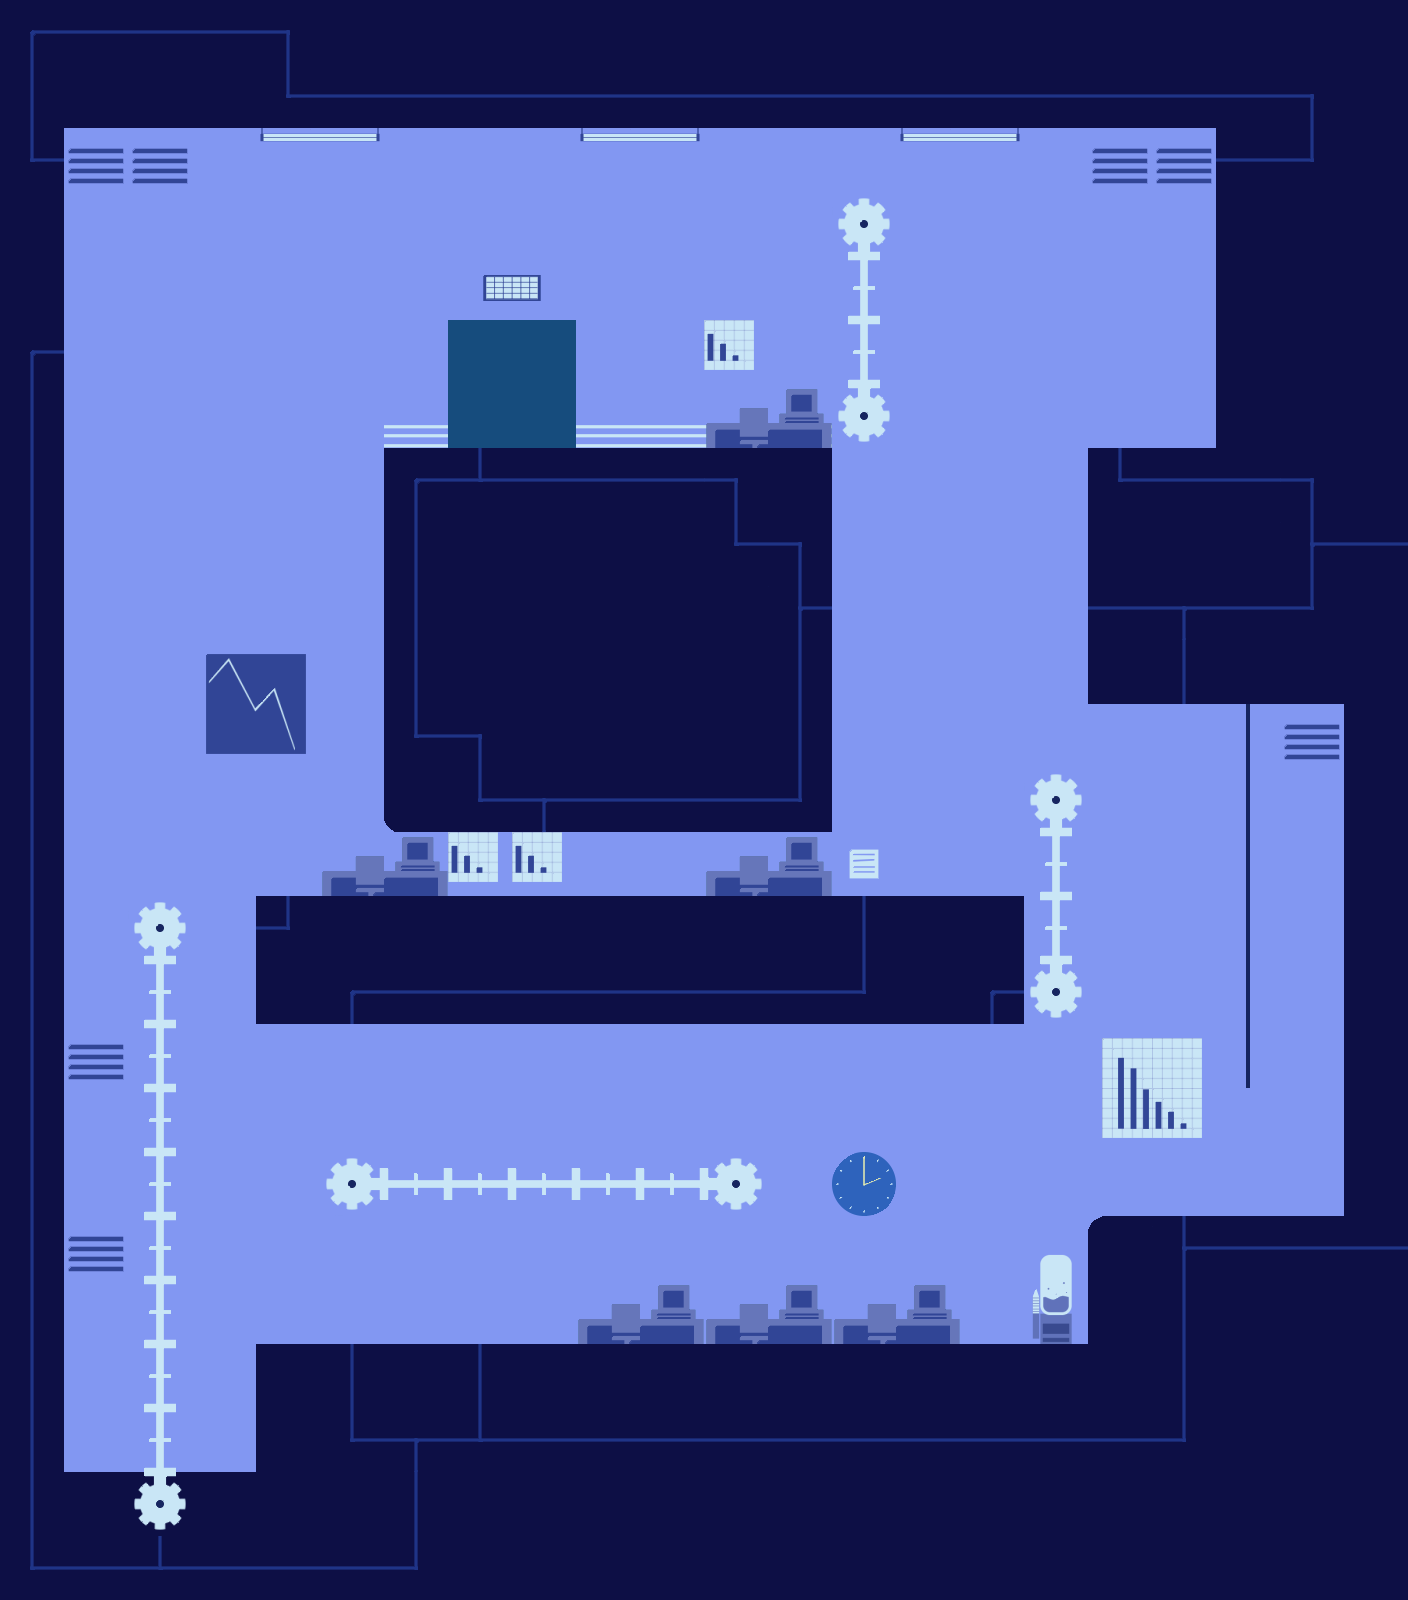

A level layout from a 2D game, rendered from its tile map. Below: a short description, then the map file with tile-grid data replaced by summaries:
An orthogonal 22x25 tile map with 64x64 px tiles, 9 tile layers (Capa de patrones 1, azul, negro, engranajes, ...).

<map version="1.0" orientation="orthogonal" width="22" height="25" tilewidth="64" tileheight="64">
 <tileset firstgid="1" name="tiles01" tilewidth="64" tileheight="64">
  <image source="tiles03.png" width="896" height="256" />
 </tileset>
 <layer name="Capa de patrones 1" width="22" height="25">
  <data>[550 cells, 0 non-empty, 0 distinct tile ids]</data>
 </layer>
 <layer name="azul" width="22" height="25">
  <data>[550 cells, 550 non-empty, 1 distinct tile ids]</data>
 </layer>
 <layer name="negro" width="22" height="25">
  <data>[550 cells, 264 non-empty, 3 distinct tile ids]</data>
 </layer>
 <layer name="engranajes" width="22" height="25">
  <data>[550 cells, 25 non-empty, 3 distinct tile ids]</data>
 </layer>
 <layer name="puerta" width="22" height="25">
  <data>[550 cells, 3 non-empty, 1 distinct tile ids]</data>
 </layer>
 <layer name="luces" width="22" height="25">
  <data>[550 cells, 6 non-empty, 2 distinct tile ids]</data>
 </layer>
 <layer name="puerta" width="22" height="25">
  <data>[550 cells, 8 non-empty, 4 distinct tile ids]</data>
 </layer>
 <layer name="elementos" width="22" height="25">
  <data>[550 cells, 40 non-empty, 16 distinct tile ids]</data>
 </layer>
 <layer name="Lineas" width="22" height="25">
  <data>[550 cells, 120 non-empty, 10 distinct tile ids]</data>
 </layer>
</map>
